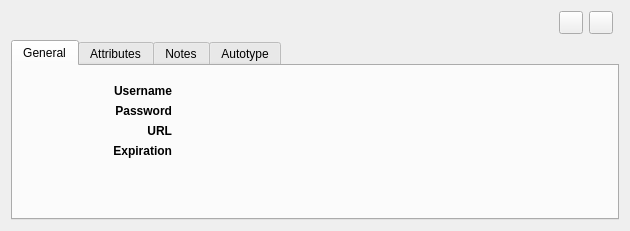
<?xml version="1.0" encoding="UTF-8"?>
<ui version="4.0">
 <class>DetailsWidget</class>
 <widget class="QWidget" name="DetailsWidget">
  <property name="geometry">
   <rect>
    <x>0</x>
    <y>0</y>
    <width>630</width>
    <height>200</height>
   </rect>
  </property>
  <property name="sizePolicy">
   <sizepolicy hsizetype="MinimumExpanding" vsizetype="Minimum">
    <horstretch>0</horstretch>
    <verstretch>0</verstretch>
   </sizepolicy>
  </property>
  <property name="maximumSize">
   <size>
    <width>16777215</width>
    <height>200</height>
   </size>
  </property>
  <layout class="QVBoxLayout" name="verticalLayout_3">
   <item>
    <layout class="QHBoxLayout" name="horizontalLayout" stretch="0,0,0,0,0,0,0">
     <property name="sizeConstraint">
      <enum>QLayout::SetDefaultConstraint</enum>
     </property>
     <item>
      <widget class="QLabel" name="entryIcon">
       <property name="sizePolicy">
        <sizepolicy hsizetype="Minimum" vsizetype="Preferred">
         <horstretch>0</horstretch>
         <verstretch>0</verstretch>
        </sizepolicy>
       </property>
       <property name="maximumSize">
        <size>
         <width>20</width>
         <height>16777215</height>
        </size>
       </property>
       <property name="text">
        <string/>
       </property>
      </widget>
     </item>
     <item>
      <widget class="QLabel" name="titleLabel">
       <property name="sizePolicy">
        <sizepolicy hsizetype="Preferred" vsizetype="Fixed">
         <horstretch>0</horstretch>
         <verstretch>0</verstretch>
        </sizepolicy>
       </property>
       <property name="font">
        <font>
         <pointsize>12</pointsize>
        </font>
       </property>
       <property name="textFormat">
        <enum>Qt::AutoText</enum>
       </property>
      </widget>
     </item>
     <item>
      <spacer name="horizontalSpacer">
       <property name="orientation">
        <enum>Qt::Horizontal</enum>
       </property>
       <property name="sizeHint" stdset="0">
        <size>
         <width>40</width>
         <height>20</height>
        </size>
       </property>
      </spacer>
     </item>
     <item>
      <widget class="QWidget" name="totpWidget" native="true">
       <layout class="QGridLayout" name="gridLayout_3">
        <property name="leftMargin">
         <number>0</number>
        </property>
        <property name="topMargin">
         <number>0</number>
        </property>
        <property name="bottomMargin">
         <number>0</number>
        </property>
        <item row="0" column="0">
         <widget class="QLabel" name="totpLabel">
          <property name="font">
           <font>
            <pointsize>10</pointsize>
            <weight>75</weight>
            <bold>true</bold>
           </font>
          </property>
          <property name="text">
           <string/>
          </property>
         </widget>
        </item>
       </layout>
      </widget>
     </item>
     <item>
      <widget class="QToolButton" name="totpButton">
       <property name="toolTip">
        <string>Generate TOTP Token</string>
       </property>
       <property name="text">
        <string/>
       </property>
       <property name="checkable">
        <bool>true</bool>
       </property>
      </widget>
     </item>
     <item>
      <widget class="QToolButton" name="closeButton">
       <property name="toolTip">
        <string>Generate TOTP Token</string>
       </property>
       <property name="text">
        <string/>
       </property>
       <property name="checkable">
        <bool>true</bool>
       </property>
      </widget>
     </item>
     <item>
      <widget class="QFrame" name="frame">
       <property name="frameShape">
        <enum>QFrame::StyledPanel</enum>
       </property>
       <property name="frameShadow">
        <enum>QFrame::Raised</enum>
       </property>
      </widget>
     </item>
    </layout>
   </item>
   <item>
    <widget class="QTabWidget" name="tabWidget">
     <property name="currentIndex">
      <number>0</number>
     </property>
     <property name="documentMode">
      <bool>false</bool>
     </property>
     <property name="tabsClosable">
      <bool>false</bool>
     </property>
     <property name="movable">
      <bool>false</bool>
     </property>
     <widget class="QWidget" name="generalTab">
      <attribute name="title">
       <string>General</string>
      </attribute>
      <layout class="QVBoxLayout" name="verticalLayout_5">
       <item>
        <widget class="QStackedWidget" name="stackedWidget">
         <property name="sizePolicy">
          <sizepolicy hsizetype="Preferred" vsizetype="Minimum">
           <horstretch>0</horstretch>
           <verstretch>0</verstretch>
          </sizepolicy>
         </property>
         <property name="currentIndex">
          <number>0</number>
         </property>
         <widget class="QWidget" name="entryPage">
          <layout class="QGridLayout" name="gridLayout" columnstretch="1,3">
           <item row="1" column="1">
            <widget class="QLabel" name="passwordLabel"/>
           </item>
           <item row="2" column="1">
            <widget class="QLabel" name="urlLabel">
             <property name="sizePolicy">
              <sizepolicy hsizetype="Minimum" vsizetype="Preferred">
               <horstretch>0</horstretch>
               <verstretch>0</verstretch>
              </sizepolicy>
             </property>
             <property name="text">
              <string/>
             </property>
            </widget>
           </item>
           <item row="3" column="0">
            <widget class="QLabel" name="expirationLabel_2">
             <property name="sizePolicy">
              <sizepolicy hsizetype="Minimum" vsizetype="Preferred">
               <horstretch>0</horstretch>
               <verstretch>0</verstretch>
              </sizepolicy>
             </property>
             <property name="font">
              <font>
               <weight>75</weight>
               <bold>true</bold>
              </font>
             </property>
             <property name="text">
              <string>Expiration</string>
             </property>
             <property name="alignment">
              <set>Qt::AlignRight|Qt::AlignTrailing|Qt::AlignVCenter</set>
             </property>
            </widget>
           </item>
           <item row="2" column="0">
            <widget class="QLabel" name="urlLabel_2">
             <property name="sizePolicy">
              <sizepolicy hsizetype="Minimum" vsizetype="Preferred">
               <horstretch>0</horstretch>
               <verstretch>0</verstretch>
              </sizepolicy>
             </property>
             <property name="font">
              <font>
               <pointsize>9</pointsize>
               <weight>75</weight>
               <bold>true</bold>
              </font>
             </property>
             <property name="text">
              <string>URL</string>
             </property>
             <property name="alignment">
              <set>Qt::AlignRight|Qt::AlignTrailing|Qt::AlignVCenter</set>
             </property>
            </widget>
           </item>
           <item row="3" column="1">
            <widget class="QLabel" name="expirationLabel"/>
           </item>
           <item row="1" column="0">
            <widget class="QLabel" name="passwordLabel_2">
             <property name="sizePolicy">
              <sizepolicy hsizetype="Minimum" vsizetype="Preferred">
               <horstretch>0</horstretch>
               <verstretch>0</verstretch>
              </sizepolicy>
             </property>
             <property name="font">
              <font>
               <weight>75</weight>
               <bold>true</bold>
              </font>
             </property>
             <property name="text">
              <string>Password</string>
             </property>
             <property name="alignment">
              <set>Qt::AlignRight|Qt::AlignTrailing|Qt::AlignVCenter</set>
             </property>
            </widget>
           </item>
           <item row="0" column="0">
            <widget class="QLabel" name="usernameLabel_2">
             <property name="sizePolicy">
              <sizepolicy hsizetype="Minimum" vsizetype="Preferred">
               <horstretch>0</horstretch>
               <verstretch>0</verstretch>
              </sizepolicy>
             </property>
             <property name="font">
              <font>
               <weight>75</weight>
               <bold>true</bold>
              </font>
             </property>
             <property name="layoutDirection">
              <enum>Qt::LeftToRight</enum>
             </property>
             <property name="text">
              <string>Username</string>
             </property>
             <property name="alignment">
              <set>Qt::AlignRight|Qt::AlignTrailing|Qt::AlignVCenter</set>
             </property>
            </widget>
           </item>
           <item row="0" column="1">
            <widget class="QLabel" name="usernameLabel"/>
           </item>
           <item row="4" column="1">
            <spacer name="verticalSpacer_2">
             <property name="orientation">
              <enum>Qt::Vertical</enum>
             </property>
             <property name="sizeHint" stdset="0">
              <size>
               <width>20</width>
               <height>40</height>
              </size>
             </property>
            </spacer>
           </item>
          </layout>
         </widget>
         <widget class="QWidget" name="groupPage">
          <layout class="QGridLayout" name="gridLayout_4" columnstretch="1,3">
           <item row="2" column="1">
            <widget class="QLabel" name="groupExpirationLabel">
             <property name="sizePolicy">
              <sizepolicy hsizetype="Minimum" vsizetype="Preferred">
               <horstretch>0</horstretch>
               <verstretch>0</verstretch>
              </sizepolicy>
             </property>
            </widget>
           </item>
           <item row="0" column="0">
            <widget class="QLabel" name="autotypeLabel_2">
             <property name="sizePolicy">
              <sizepolicy hsizetype="Minimum" vsizetype="Preferred">
               <horstretch>0</horstretch>
               <verstretch>0</verstretch>
              </sizepolicy>
             </property>
             <property name="font">
              <font>
               <weight>75</weight>
               <bold>true</bold>
              </font>
             </property>
             <property name="text">
              <string>Autotype</string>
             </property>
             <property name="alignment">
              <set>Qt::AlignRight|Qt::AlignTrailing|Qt::AlignVCenter</set>
             </property>
            </widget>
           </item>
           <item row="1" column="1">
            <widget class="QLabel" name="searchingLabel">
             <property name="sizePolicy">
              <sizepolicy hsizetype="Minimum" vsizetype="Preferred">
               <horstretch>0</horstretch>
               <verstretch>0</verstretch>
              </sizepolicy>
             </property>
            </widget>
           </item>
           <item row="1" column="0">
            <widget class="QLabel" name="searchingLabel_2">
             <property name="sizePolicy">
              <sizepolicy hsizetype="Minimum" vsizetype="Preferred">
               <horstretch>0</horstretch>
               <verstretch>0</verstretch>
              </sizepolicy>
             </property>
             <property name="font">
              <font>
               <weight>75</weight>
               <bold>true</bold>
              </font>
             </property>
             <property name="text">
              <string>Searching</string>
             </property>
             <property name="alignment">
              <set>Qt::AlignRight|Qt::AlignTrailing|Qt::AlignVCenter</set>
             </property>
            </widget>
           </item>
           <item row="0" column="1">
            <widget class="QLabel" name="autotypeLabel">
             <property name="sizePolicy">
              <sizepolicy hsizetype="Minimum" vsizetype="Preferred">
               <horstretch>0</horstretch>
               <verstretch>0</verstretch>
              </sizepolicy>
             </property>
            </widget>
           </item>
           <item row="2" column="0">
            <widget class="QLabel" name="groupExpirationLabel_2">
             <property name="sizePolicy">
              <sizepolicy hsizetype="Minimum" vsizetype="Preferred">
               <horstretch>0</horstretch>
               <verstretch>0</verstretch>
              </sizepolicy>
             </property>
             <property name="font">
              <font>
               <weight>75</weight>
               <bold>true</bold>
              </font>
             </property>
             <property name="text">
              <string>Expiration</string>
             </property>
             <property name="alignment">
              <set>Qt::AlignRight|Qt::AlignTrailing|Qt::AlignVCenter</set>
             </property>
            </widget>
           </item>
           <item row="3" column="1">
            <spacer name="verticalSpacer">
             <property name="orientation">
              <enum>Qt::Vertical</enum>
             </property>
             <property name="sizeHint" stdset="0">
              <size>
               <width>20</width>
               <height>40</height>
              </size>
             </property>
            </spacer>
           </item>
          </layout>
         </widget>
        </widget>
       </item>
      </layout>
     </widget>
     <widget class="QWidget" name="attributesTab">
      <attribute name="title">
       <string>Attributes</string>
      </attribute>
      <layout class="QFormLayout" name="formLayout">
       <item row="0" column="1">
        <widget class="QTextEdit" name="attributesEdit">
         <property name="sizePolicy">
          <sizepolicy hsizetype="Expanding" vsizetype="Expanding">
           <horstretch>0</horstretch>
           <verstretch>1</verstretch>
          </sizepolicy>
         </property>
         <property name="minimumSize">
          <size>
           <width>0</width>
           <height>80</height>
          </size>
         </property>
         <property name="maximumSize">
          <size>
           <width>16777215</width>
           <height>80</height>
          </size>
         </property>
         <property name="focusPolicy">
          <enum>Qt::ClickFocus</enum>
         </property>
         <property name="readOnly">
          <bool>true</bool>
         </property>
        </widget>
       </item>
      </layout>
     </widget>
     <widget class="QWidget" name="notesTab">
      <attribute name="title">
       <string>Notes</string>
      </attribute>
      <layout class="QFormLayout" name="formLayout_2">
       <item row="0" column="1">
        <widget class="QTextEdit" name="notesEdit">
         <property name="sizePolicy">
          <sizepolicy hsizetype="Expanding" vsizetype="Expanding">
           <horstretch>0</horstretch>
           <verstretch>1</verstretch>
          </sizepolicy>
         </property>
         <property name="minimumSize">
          <size>
           <width>0</width>
           <height>80</height>
          </size>
         </property>
         <property name="maximumSize">
          <size>
           <width>16777215</width>
           <height>80</height>
          </size>
         </property>
         <property name="focusPolicy">
          <enum>Qt::ClickFocus</enum>
         </property>
         <property name="readOnly">
          <bool>true</bool>
         </property>
        </widget>
       </item>
      </layout>
     </widget>
     <widget class="QWidget" name="autotypeTab">
      <attribute name="title">
       <string>Autotype</string>
      </attribute>
      <layout class="QGridLayout" name="gridLayout_2">
       <item row="0" column="0">
        <widget class="QTreeWidget" name="autotypeTree">
         <property name="frameShadow">
          <enum>QFrame::Sunken</enum>
         </property>
         <property name="showDropIndicator" stdset="0">
          <bool>true</bool>
         </property>
         <property name="rootIsDecorated">
          <bool>true</bool>
         </property>
         <property name="wordWrap">
          <bool>false</bool>
         </property>
         <property name="columnCount">
          <number>2</number>
         </property>
         <attribute name="headerCascadingSectionResizes">
          <bool>false</bool>
         </attribute>
         <attribute name="headerDefaultSectionSize">
          <number>250</number>
         </attribute>
         <attribute name="headerMinimumSectionSize">
          <number>50</number>
         </attribute>
         <attribute name="headerStretchLastSection">
          <bool>true</bool>
         </attribute>
         <column>
          <property name="text">
           <string>Window</string>
          </property>
         </column>
         <column>
          <property name="text">
           <string>Sequence</string>
          </property>
         </column>
        </widget>
       </item>
      </layout>
     </widget>
    </widget>
   </item>
  </layout>
  <action name="searchIcon">
   <property name="text">
    <string>Search</string>
   </property>
  </action>
  <action name="clearIcon">
   <property name="text">
    <string>Clear</string>
   </property>
  </action>
 </widget>
 <resources/>
 <connections/>
</ui>
